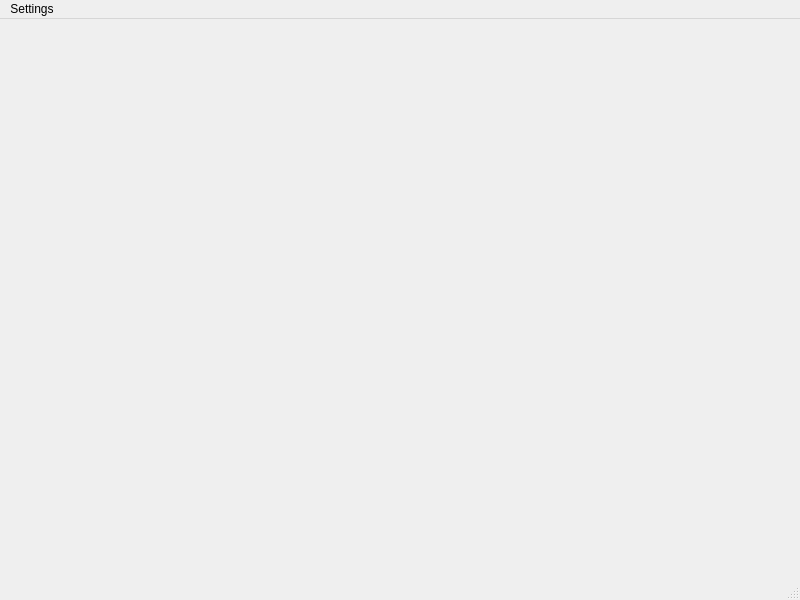
<?xml version="1.0" encoding="UTF-8"?>
<ui version="4.0">
 <class>MainWindow</class>
 <widget class="QMainWindow" name="MainWindow">
  <property name="geometry">
   <rect>
    <x>0</x>
    <y>0</y>
    <width>800</width>
    <height>600</height>
   </rect>
  </property>
  <property name="windowTitle">
   <string>Project12</string>
  </property>
  <widget class="QWidget" name="centralwidget"/>
  <widget class="QMenuBar" name="menubar">
   <property name="geometry">
    <rect>
     <x>0</x>
     <y>0</y>
     <width>800</width>
     <height>20</height>
    </rect>
   </property>
   <widget class="QMenu" name="menuSettings">
    <property name="title">
     <string>Settings</string>
    </property>
    <addaction name="actionChange_Colors"/>
    <addaction name="actionChange_count_boundaries"/>
    <addaction name="actionChange_added_angle"/>
    <addaction name="actionChange_boundary_color"/>
   </widget>
   <addaction name="menuSettings"/>
  </widget>
  <widget class="QStatusBar" name="statusbar"/>
  <action name="actionChange_Colors">
   <property name="text">
    <string>Change ray color</string>
   </property>
   <property name="shortcut">
    <string>Ctrl+D</string>
   </property>
  </action>
  <action name="actionChange_count_boundaries">
   <property name="text">
    <string>Change count boundaries</string>
   </property>
   <property name="shortcut">
    <string>Ctrl+F</string>
   </property>
  </action>
  <action name="actionChange_added_angle">
   <property name="text">
    <string>Change adding angle</string>
   </property>
   <property name="shortcut">
    <string>Ctrl+G</string>
   </property>
  </action>
  <action name="actionChange_boundary_color">
   <property name="text">
    <string>Change boundary color</string>
   </property>
   <property name="shortcut">
    <string>Ctrl+S</string>
   </property>
  </action>
 </widget>
 <resources/>
 <connections/>
</ui>
